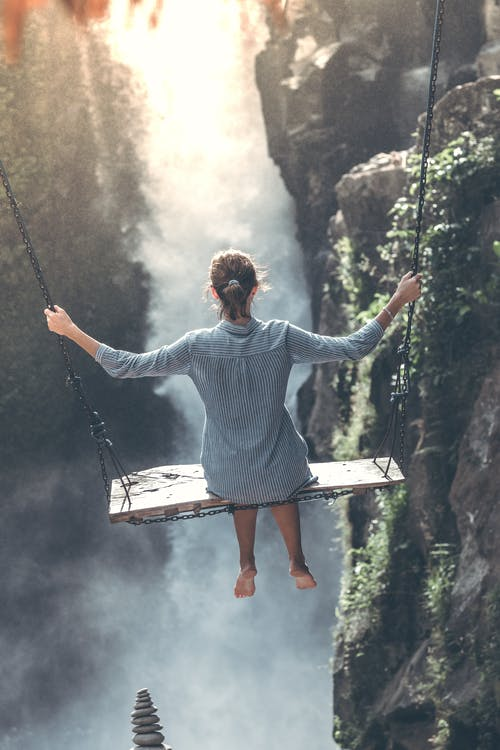
#> input picture other/公众号代码1/怀旧_链接/怀旧_链接/test.jpeg, 500 x 750 px
$ python 1.py
#> lines starting #> are read from the running program, lines starting #| are printed output that depends on the picture
#参考来源：https://blog.csdn.net/Dong_ran_zha_xin/article/details/100856049?depth_1-ut
#m_source=distribute.pc_relevant.none-task&utm_source=distribute.pc_relevant.none-task
#coding:utf-8
import cv2
import numpy as np

#读取原始图像
img = cv2.imread('test.jpeg')
#> img is the input picture: shape (750, 500, 3); mean B, G, R 128.4, 129.2, 126.2

#获取图像行和列
rows, cols = img.shape[:2]
#> rows = 750; cols = 500

#新建目标图像
dst = np.zeros((rows, cols, 3), dtype="uint8")

#图像怀旧特效
for i in range(rows):
    for j in range(cols):
        B = 0.272*img[i,j][2] + 0.534*img[i,j][1] + 0.131*img[i,j][0]
        G = 0.349*img[i,j][2] + 0.686*img[i,j][1] + 0.168*img[i,j][0]
        R = 0.393*img[i,j][2] + 0.769*img[i,j][1] + 0.189*img[i,j][0]
        if B>255:
            B = 255
        if G>255:
            G = 255
        if R>255:
            R = 255
        dst[i,j] = np.uint8((B, G, R))
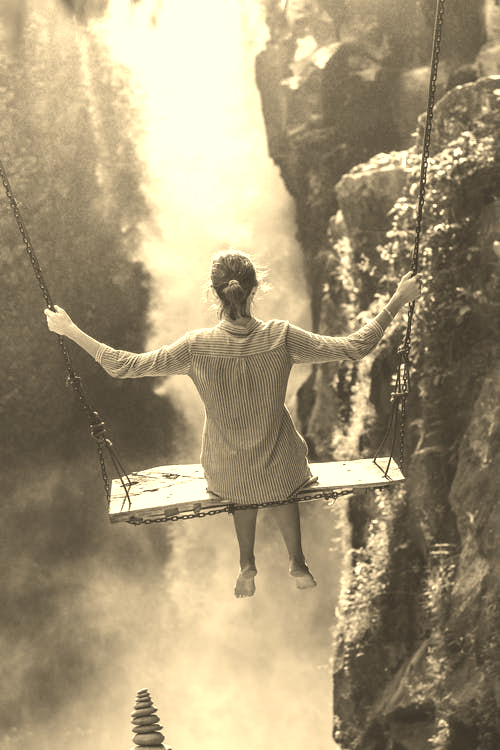
#> dst: shape (750, 500, 3); mean B, G, R 119.6, 149.8, 164.1

#显示图像
cv2.imshow('src', img)
cv2.imshow('dst', dst)
cv2.waitKey()
cv2.destroyAllWindows()
